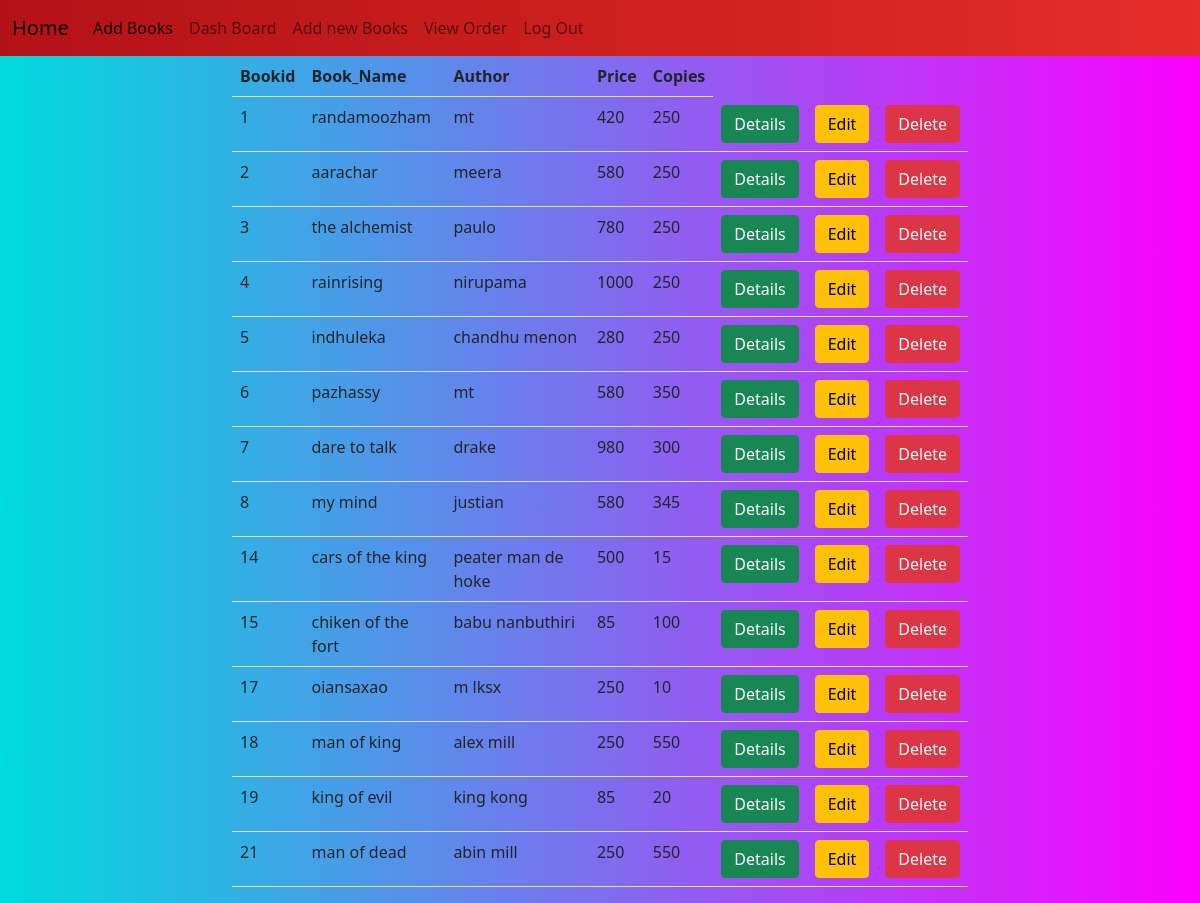
The page /owner/books/all (signed in) on the database its author committed.
### owner/models.py (models this page shows, shortened)
class Books(models.Model):
    book_name=models.CharField(max_length=120)
    author=models.CharField(max_length=120)
    price=models.PositiveIntegerField()
    copies=models.PositiveIntegerField()
    active_status = models.BooleanField(default=True)
    images=models.ImageField(upload_to="image",null=True,blank=True)

### owner/views.py (the view)
# urls.py: path("books/all",views.BookList.as_view(),name="listbook"),
@method_decorator(owner_permission_required, name='dispatch')
class BookList(ListView):
    model = Books
    context_object_name = "books"
    template_name = "view_books.html"

### owner/templates/view_books.html
{%extends 'base.html'%}
{%block body_block%}
<div class="row">
    <div class="col-2"></div>
    <div class="col-8">
        <table class="table">
            <tr>
                <th>Bookid</th>
                <th>Book_Name</th>
                <th>Author</th>
                <th>Price</th>
                <th>Copies</th>
            </tr>
            {%for item in books%}
            <tr>
                <td>{{item.id}}</td>
                <td>{{item.book_name}}</td>
                <td>{{item.author}}</td>
                <td>{{item.price}}</td>
                <td>{{item.copies}}</td>
                <td><a class="btn btn-success" href="{% url 'bookdetail' item.id %}">Details</a></td>
                <td><a class="btn btn-warning" href="{% url 'bookedit' item.id %}">Edit</a></td>
                <td><a class="btn btn-danger" href="{% url 'delete' item.id %}">Delete</a></td>
            </tr>
                {%endfor%}
            </table>
    </div>
    <div class="col-2"></div>
</div>
{%endblock%}

### owner/static/css/style.css (style rules this page uses)
.color { background-color: #00DBDE; background-image: linear-gradient(90deg, #00DBDE 0%, #FC00FF 100%); }

### rows shown on the page
Books: id "1", book_name "randamoozham", author "mt", price "420", copies "250"
Books: id "2", book_name "aarachar", author "meera", price "580", copies "250"
Books: id "3", book_name "the alchemist", author "paulo", price "780", copies "250"
Books: id "4", book_name "rainrising", author "nirupama", price "1000", copies "250"
Books: id "5", book_name "indhuleka", author "chandhu menon", price "280", copies "250"
Books: id "6", book_name "pazhassy", author "mt", price "580", copies "350"
Books: id "7", book_name "dare to talk", author "drake", price "980", copies "300"
Books: id "8", book_name "my mind", author "justian", price "580", copies "345"
Books: id "14", book_name "cars of the king", author "peater man de hoke", price "500", copies "15"
Books: id "15", book_name "chiken of the fort", author "babu nanbuthiri", price "85", copies "100"
Books: id "17", book_name "oiansaxao", author "m lksx", price "250", copies "10"
Books: id "18", book_name "man of king", author "alex mill", price "250", copies "550"
Books: id "19", book_name "king of evil", author "king kong", price "85", copies "20"
Books: id "21", book_name "man of dead", author "abin mill", price "250", copies "550"
